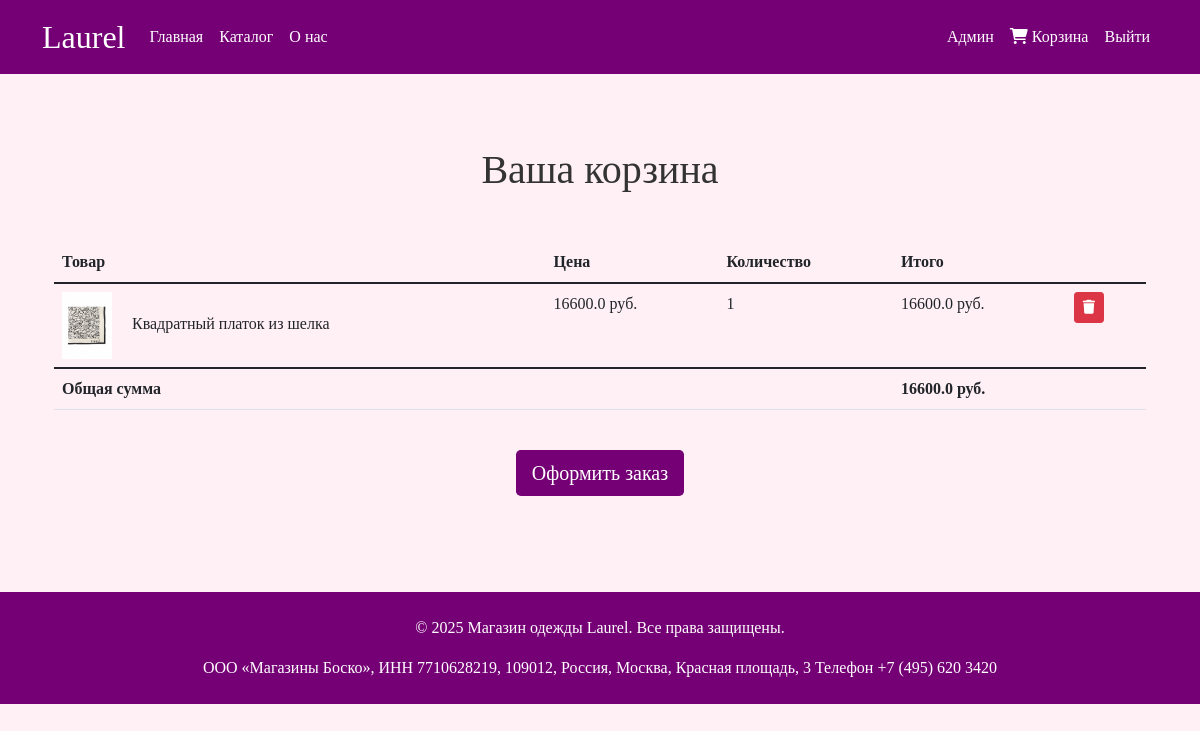
/cart (signed in), run on an earlier commit of the app's database.
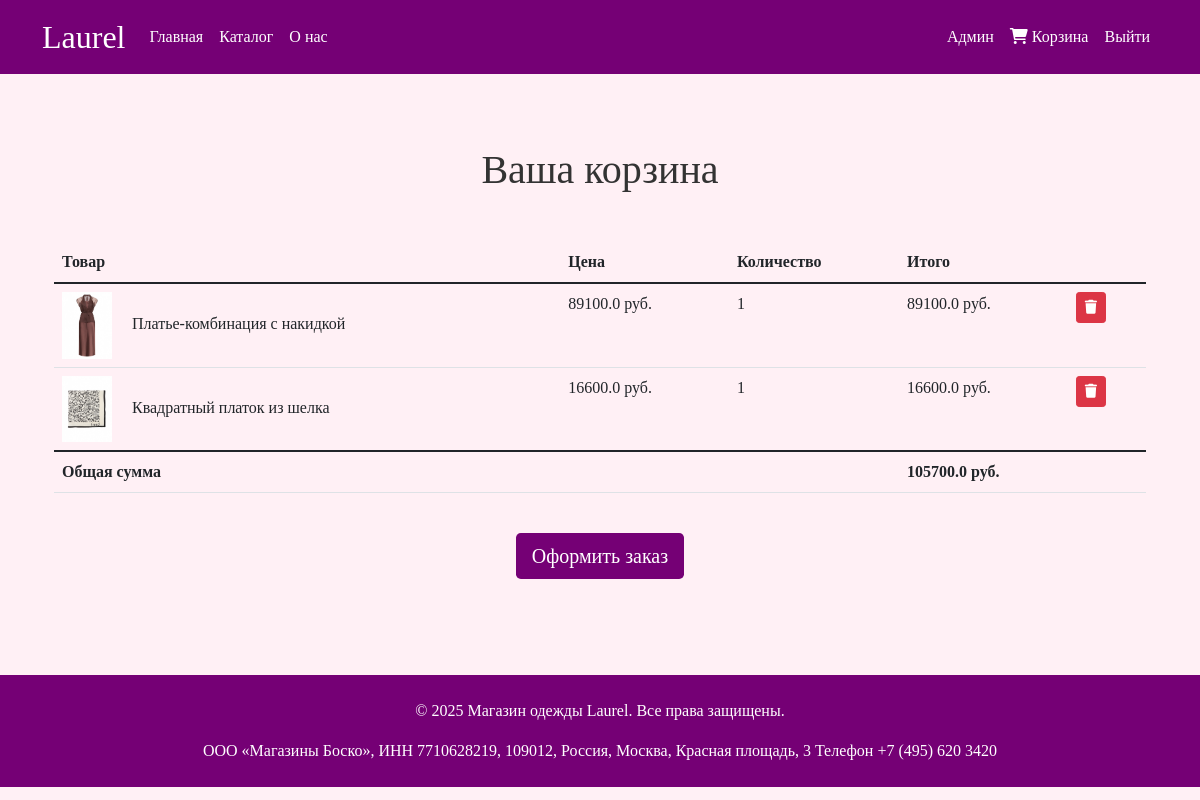
And on a later commit of the database.
### app/models.py (models this page shows)
class CartItem(db.Model):
    id = db.Column(db.Integer, primary_key=True)
    user_id = db.Column(db.Integer, db.ForeignKey('user.id'))
    product_id = db.Column(db.Integer, db.ForeignKey('product.id'))
    quantity = db.Column(db.Integer, default=1)

class Product(db.Model):
    id = db.Column(db.Integer, primary_key=True)
    name = db.Column(db.String(100), nullable=False)
    description = db.Column(db.Text, nullable=False)
    price = db.Column(db.Float, nullable=False)
    image = db.Column(db.String(100))
    category = db.Column(db.String(50), nullable=False)
    created_at = db.Column(db.DateTime, default=datetime.utcnow)
    cart_items = db.relationship('CartItem', backref='product', lazy='dynamic')

### app/cart.py (the view)
@cart.route('/cart')
@login_required
def view_cart():
    cart_items = CartItem.query.filter_by(user_id=current_user.id).all()
    total = sum(item.product.price * item.quantity for item in cart_items)
    return render_template('cart.html', cart_items=cart_items, total=total)

### app/models.py (called while the page is built)
@login_manager.user_loader
def load_user(id):
    return User.query.get(int(id))

### app/templates/cart.html
{% extends "layout.html" %}
{% block content %}
<div class="container py-5">
    <h1 class="text-center mb-5">Ваша корзина</h1>
    {% if cart_items %}
    <div class="table-responsive">
        <table class="table">
            <thead>
                <tr>
                    <th>Товар</th>
                    <th>Цена</th>
                    <th>Количество</th>
                    <th>Итого</th>
                    <th></th>
                </tr>
            </thead>
            <tbody>
                {% for item in cart_items %}
                <tr>
                    <td>
                        <img src="{{ url_for('static', filename='images/products/' + item.product.image) }}"
                             alt="{{ item.product.name }}" width="50" class="me-3">
                        {{ item.product.name }}
                    </td>
                    <td>{{ item.product.price }} руб.</td>
                    <td>{{ item.quantity }}</td>
                    <td>{{ item.product.price * item.quantity }} руб.</td>
                    <td>
                        <a href="{{ url_for('cart.remove_from_cart', item_id=item.id) }}" class="btn btn-sm btn-danger">
                            <i class="fas fa-trash"></i>
                        </a>
                    </td>
                </tr>
                {% endfor %}
            </tbody>
            <tfoot>
                <tr>
                    <th colspan="3">Общая сумма</th>
                    <th colspan="2">{{ total }} руб.</th>
                </tr>
            </tfoot>
        </table>
    </div>
    <div class="text-center mt-4">
        <a href="#" class="btn btn-pink btn-lg">Оформить заказ</a>
    </div>
    {% else %}
    <div class="text-center">
        <p>Ваша корзина пуста</p>
        <a href="{{ url_for('views.catalog') }}" class="btn btn-pink">В каталог</a>
    </div>
    {% endif %}
</div>
{% endblock %}

### app/templates/layout.html (shortened to what this page needs)
<!DOCTYPE html>
<html lang="ru">
<head>
    <link rel="stylesheet" href="https://cdn.jsdelivr.net/npm/bootstrap@5.1.3/dist/css/bootstrap.min.css">
    <link rel="stylesheet" href="https://cdnjs.cloudflare.com/ajax/libs/font-awesome/6.0.0-beta3/css/all.min.css">
    <link rel="stylesheet" href="{{ url_for('static', filename='css/style.css') }}">
</head>
<body>
    <nav class="navbar navbar-expand-lg navbar-light bg-pink">
        <div class="container">
            <a class="navbar-brand" href="{{ url_for('views.index') }}">Laurel</a>
            <div class="collapse navbar-collapse" id="navbarNav">
                <ul class="navbar-nav me-auto">
                    <li class="nav-item">
                        <a class="nav-link" href="{{ url_for('views.index') }}">Главная</a>
                    </li>
                    <li class="nav-item">
                        <a class="nav-link" href="{{ url_for('views.catalog') }}">Каталог</a>
                    </li>
                    <li class="nav-item">
                        <a class="nav-link" href="{{ url_for('views.about') }}">О нас</a>
                    </li>
                </ul>
                <ul class="navbar-nav">
                    {% if current_user.is_authenticated %}
                        {% if current_user.is_admin %}
                        <li class="nav-item">
                            <a class="nav-link" href="{{ url_for('admin.add_product') }}">Админ</a>
                        </li>
                        {% endif %}
                        <li class="nav-item">
                            <a class="nav-link" href="{{ url_for('cart.view_cart') }}">
                                <i class="fas fa-shopping-cart"></i> Корзина
                            </a>
                        </li>
                        <li class="nav-item">
                            <a class="nav-link" href="{{ url_for('auth.logout') }}">Выйти</a>
                        </li>
                    {% endif %}
                </ul>
            </div>
        </div>
    </nav>
    <div class="container mt-4">
        {% block content %}{% endblock %}
    </div>
    <footer class="bg-pink text-white text-center py-4 mt-5">
        <div class="container">
            <p>&copy; 2025 Магазин одежды Laurel. Все права защищены.</p>
            <div class="container">
                <a> ООО «Магазины Боско», ИНН 7710628219,
109012, Россия, Москва, Красная площадь, 3 </a>
                <a>Телефон +7 (495) 620 3420</a>
            </div>
        </div>
    </footer>
</body>
</html>

### app/static/css/style.css (style rules this page uses)
:root { --primary-color: #750075; --secondary-color: #ffb6c1; --light-color: #fff0f5; --dark-color: #4a2c40; }
body { font-family: 'Playfair Display', serif; background-color: var(--light-color); color: #333; }
.bg-pink { background-color: var(--primary-color) !important; }
.navbar-brand { font-family: 'Dancing Script', cursive; font-size: 2rem; color: white !important; }
.nav-link { color: white !important; font-weight: 500; }
.btn-pink { background-color: var(--primary-color); color: white; border: none; }

What changed in the data, as far as the page shows it:
added CartItem: image (picture), product.name "Платье-комбинация с накидкой", product.price "89100.0", quantity "1", item.product.price*item.quantity "89100.0"
Also different on the page:
{{ total }}: "16600.0" → "105700.0"
